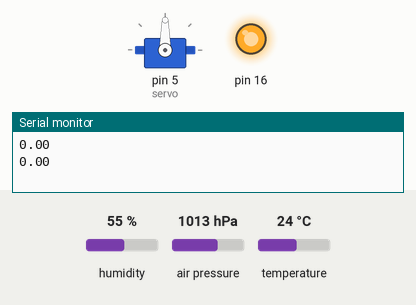
Recording of a sketch running on a simulated Arduino Uno, built with avr-gcc and run on an emulated ATmega328P. Shown: servo, output pins drawn as LEDs (lit = HIGH), the last lines printed to the serial monitor. The inputs (shaded band) are chosen by the test bench; at power-on: air pressure 1013 hPa, humidity 55 %, temperature 24 °C.

Above: at 1.2 s.
1.3 s: air pressure set to 1015 hPa
At 4.1 s:
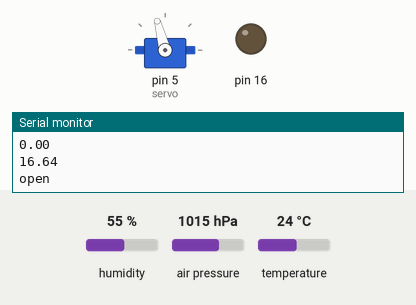
4.5 s: air pressure set to 952 hPa
At 8.4 s:
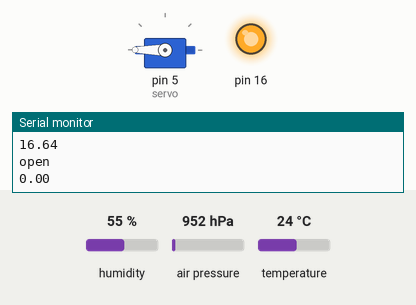
8.6 s: air pressure set to 955 hPa
At 13.3 s:
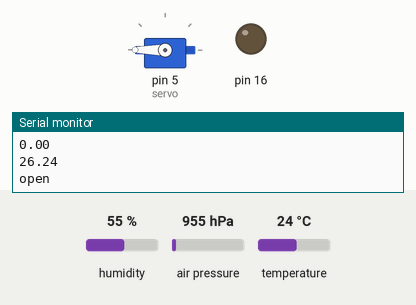
Timing chart, 0 to 17.5 s (numbered marks = the images above; inputs shaded):
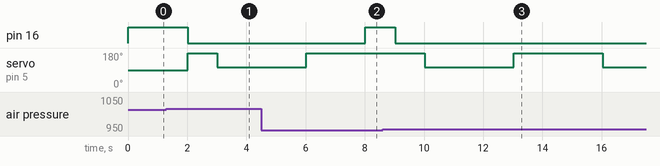

The sketch:

servo_bme.ino
```cpp
#include<Adafruit_BME280.h>
#include <Wire.h>
#include <Servo.h>

#define SEALEVELPRESSURE_HPA (1013.25)
Adafruit_BME280 bme;

float alt=0;
float pres=0;
float maxalt=0;
float dalt=0;
int count=0;

Servo myservo;
const int servo=5;
void setup()
{
  myservo.attach(servo,500,2400);
  pinMode(16,OUTPUT);
  digitalWrite(16,LOW);
  Serial.begin(9600);
  bool status;
  status = bme.begin(0x76);
  if (!status) {
    Serial.println("BME280 sensor");
    while (10);
  }
    int delayTime = 1000;
}

void loop()
{count++;
  float temperature = bme.readTemperature();
  float barometric = bme.readPressure() / 100.0F;
  alt = bme.readAltitude(SEALEVELPRESSURE_HPA);
  float humidity = bme.readHumidity();
if (count==1){
  maxalt=alt;
}else{
  if (alt>maxalt){
    maxalt=alt;

  }
}
Serial.println(maxalt-alt);
float a = maxalt-alt;
if (a<1){
  digitalWrite(16,HIGH);
} else{
  digitalWrite(16,LOW);
}
if ((maxalt-alt)>5){
  Serial.println("open");
  myservo.write(180);
delay(1000);
myservo.write(105);
delay(3000);
myservo.write(180);
delay(1000);
}
delay(1000);
}
```

Measured:
- the behaviour switches between 1013 and 1014 hPa on air pressure (found by bisection; images 0 and 1)
- the behaviour switches between 952 and 953 hPa on air pressure (found by bisection; images 2 and 3)
- after the input at 1.3 s, pin 16: HIGH → LOW after 0.72 s; servo on pin 5 (servo): 90° → 180° after 0.72 s, → 105° 1.0 s later
- after the input at 4.5 s, pin 16: LOW → HIGH after 3.5 s
- after the input at 8.6 s, pin 16: HIGH → LOW after 0.43 s; servo on pin 5 (servo): 180° → 105° after 1.4 s, → 180° 3.0 s later, → 105° 3.0 s later
